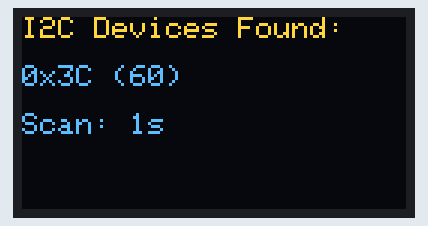
A sketch run on a simulated Arduino Uno, built for the host (arithmetic inside an expression is 32-bit, double 64-bit). Shown: 128×64 one-colour display. The OLED is the two-colour kind (top 16 rows yellow); what the sketch prints to the serial monitor is not drawn.

Above: at 1.1 s.

The sketch:

i2c_scanner.ino
```cpp
// (licence header left out)
#include <Wire.h> // Needed for communications
#include <Adafruit_GFX.h> // Needed to style the fonts on the display
#include <Adafruit_SSD1306.h> // Needed for the specific OLED display

// OLED display settings
#define SCREEN_WIDTH 128
#define SCREEN_HEIGHT 64
#define OLED_RESET -1
#define SCREEN_ADDRESS 0x3C  // Common address for SSD1306, change if needed

// Create display object on I2C0 (pins 4,5)
Adafruit_SSD1306 display(SCREEN_WIDTH, SCREEN_HEIGHT, &Wire, OLED_RESET);

// I2C1 pins for RP2040-zero
#define I2C1_SDA 6
#define I2C1_SCL 7

// Create second I2C instance
TwoWire Wire1(I2C1_SDA, I2C1_SCL);

// Array to store previously found devices
uint8_t previousDevices[128];
uint8_t prevDeviceCount = 0;

void setup() {
  Serial.begin(115200);
  delay(1000);

  // Initialize I2C0 for OLED (pins 4,5 - default Wire)
  Wire.begin();

  // Initialize I2C1 for device scanning
  Wire1.begin();

  // Initialize OLED display
  if (!display.begin(SSD1306_SWITCHCAPVCC, SCREEN_ADDRESS)) {
    Serial.println(F("SSD1306 allocation failed"));
    for (;;); // Don't proceed, loop forever
  }

  display.clearDisplay();
  display.setTextSize(1);
  display.setTextColor(SSD1306_WHITE);
  display.setCursor(0, 0);
  display.println(F("I2C Scanner Ready"));
  display.println(F("Plug device into"));
  display.println(F("I2C1 bus"));
  display.println();
  display.print(F("SDA: Pin "));
  display.println(I2C1_SDA);
  display.print(F("SCL: Pin "));
  display.println(I2C1_SCL);
  display.display();

  Serial.println("I2C Scanner initialized");
  Serial.println("OLED on I2C0 (pins 4,5)");
  Serial.println("Scanning I2C1 (pins " + String(I2C1_SDA) + "," + String(I2C1_SCL) + ")");
}

void loop() {
  uint8_t currentDevices[128];
  uint8_t currentDeviceCount = 0;

  // Scan I2C1 bus for devices
  for (uint8_t address = 1; address < 127; address++) {
    Wire1.beginTransmission(address);
    uint8_t error = Wire1.endTransmission();

    if (error == 0) {
      currentDevices[currentDeviceCount] = address;
      currentDeviceCount++;
    }
  }

  // Check if devices have changed
  bool devicesChanged = false;

  if (currentDeviceCount != prevDeviceCount) {
    devicesChanged = true;
  } else {
    // Compare device lists
    for (uint8_t i = 0; i < currentDeviceCount; i++) {
      bool found = false;
      for (uint8_t j = 0; j < prevDeviceCount; j++) {
        if (currentDevices[i] == previousDevices[j]) {
          found = true;
          break;
        }
      }
      if (!found) {
        devicesChanged = true;
        break;
      }
    }
  }

  // Update display if devices changed
  if (devicesChanged) {
    display.clearDisplay();
    display.setCursor(0, 0);
    display.setTextSize(1);

    if (currentDeviceCount == 0) {
      display.println(F("No I2C devices found"));
      display.println(F("on I2C1 bus"));
      display.println();
      display.println(F("Waiting for device..."));
    } else {
      display.println(F("I2C Devices Found:"));
      display.println();

      for (uint8_t i = 0; i < currentDeviceCount; i++) {
        display.print(F("0x"));
        if (currentDevices[i] < 16) display.print(F("0"));
        display.print(currentDevices[i], HEX);
        display.print(F(" ("));
        display.print(currentDevices[i]);
        display.println(F(")"));

        // Print to serial as well
        Serial.print("Device found at address 0x");
        if (currentDevices[i] < 16) Serial.print("0");
        Serial.print(currentDevices[i], HEX);
        Serial.print(" (");
        Serial.print(currentDevices[i]);
        Serial.println(")");
      }

      // Show scan time
      display.println();
      display.print(F("Scan: "));
      display.print(millis() / 1000);
      display.println(F("s"));
    }

    display.display();

    // Update previous devices list
    prevDeviceCount = currentDeviceCount;
    for (uint8_t i = 0; i < currentDeviceCount; i++) {
      previousDevices[i] = currentDevices[i];
    }
  }

  delay(1000); // Wait a second to scan again
}
```
